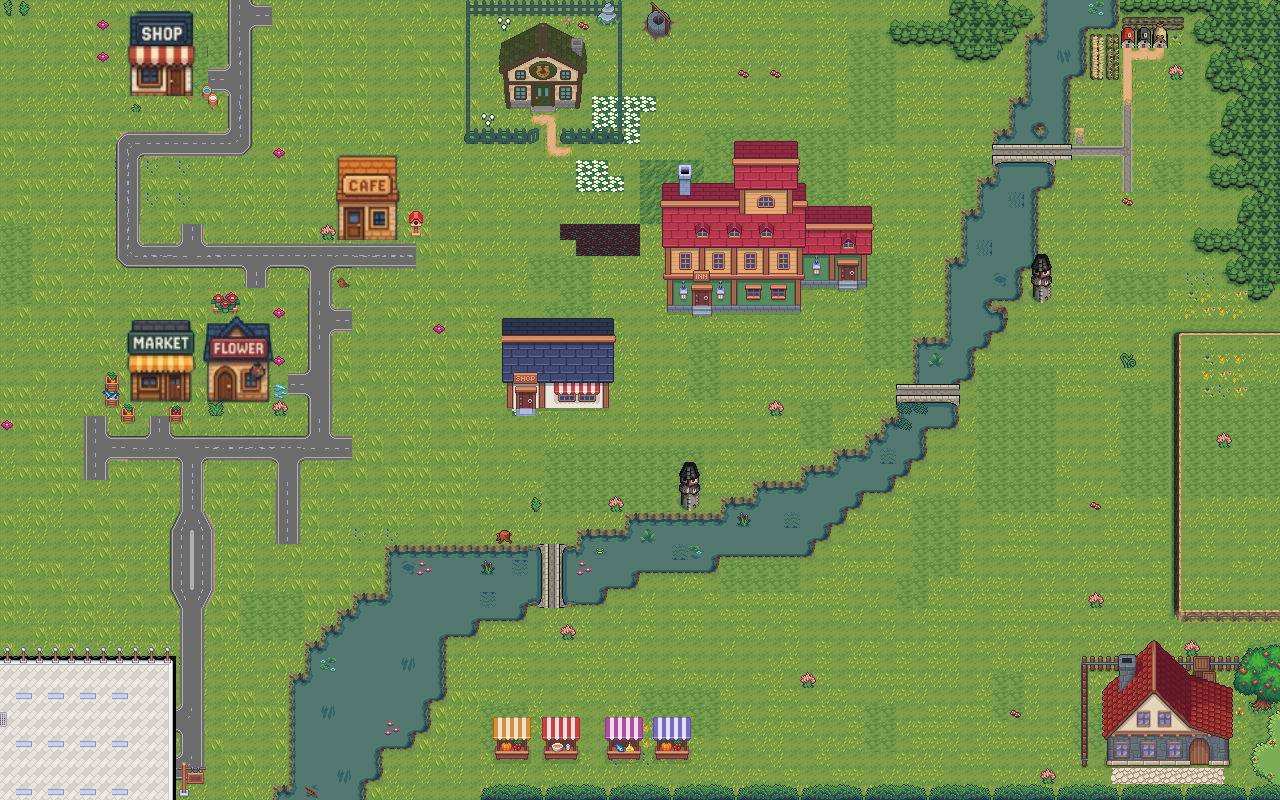

Tiled map render using the project's own tile images. Description and the map definition, with tile-layer contents summarised, below:
An orthogonal 80x50 tile map with 16x16 px tiles, 9 tile layers (Ground, Hill, Water, Bridge, ...), 10 tilesets and 8 objects (car_route_1, dog_area_1).

<map version="1.10" tiledversion="1.11.2" orientation="orthogonal" renderorder="right-down" width="80" height="50" tilewidth="16" tileheight="16" infinite="0" nextlayerid="16" nextobjectid="20">
 <tileset firstgid="1" source="GRASS+.tsx" />
 <tileset firstgid="351" source="overworld_tileset_grass.tsx" />
 <tileset firstgid="603" name="create water tile no" tilewidth="16" tileheight="16" tilecount="4096" columns="64">
  <image source="create water tile no.png" width="1024" height="1024" />
 </tileset>
 <tileset firstgid="4725" source="pixil-frame-0 (3).tsx" />
 <tileset firstgid="4893" source="Overview.tsx" />
 <tileset firstgid="22113" source="free version.tsx" />
 <tileset firstgid="22212" source="RedHouse.tsx" />
 <tileset firstgid="23181" source="road1.tsx" />
 <tileset firstgid="23406" source="road2.tsx" />
 <tileset firstgid="23790" source="store2.tsx" />
 <layer id="1" name="Ground" width="80" height="50">
  <data>[4000 cells, 4000 non-empty, 22 distinct tile ids]</data>
 </layer>
 <layer id="8" name="Hill" width="80" height="50">
  <data>[4000 cells, 31 non-empty, 5 distinct tile ids]</data>
 </layer>
 <layer id="3" name="Water" width="80" height="50">
  <data>[4000 cells, 342 non-empty, 20 distinct tile ids]</data>
 </layer>
 <layer id="6" name="Bridge" width="80" height="50">
  <data>[4000 cells, 30 non-empty, 7 distinct tile ids]</data>
 </layer>
 <layer id="9" name="Road" width="80" height="50">
  <data>[4000 cells, 256 non-empty, 98 distinct tile ids]</data>
 </layer>
 <objectgroup id="12" name="Object">
  <object id="1" x="610.5" y="748" width="16" height="16">
   <properties>
    <property name="type" value="box" />
   </properties>
  </object>
  <object id="2" x="1185.8" y="753.833">
   <properties>
    <property name="type" value="delivery_point" />
   </properties>
   <point />
  </object>
  <object id="12" x="240.625" y="17.875">
   <properties>
    <property name="path" value="car_route_1" />
    <property name="type" value="car" />
   </properties>
   <point />
  </object>
  <object id="13" x="1011.25" y="575.75">
   <properties>
    <property name="type" value="dog" />
    <property name="zone" value="dog_area_1" />
   </properties>
   <point />
  </object>
 </objectgroup>
 <objectgroup id="13" name="Path">
  <object id="5" name="car_route_1" x="239" y="4.5">
   <properties>
    <property name="carpath" value="car_route_1" />
   </properties>
   <polyline points="0,0 -0.5,131.5 -1.5,138 -105.5,138.5 -112,144.5 -110.5,238 -108,249 22,250 169,250 82.5,249.5 80.5,437 80,444.5 -137,442 -52,442 -45,442 -46.5,506 -35.5,525 -36,585 -43.5,597 -45,598.5 -46,599 -47,766 -48.4227,602.002 -59.5,590 -62.5,566 -58.5,525 -45.5,503.5 -44.5,443 48,444.5 48,527.5 49,446 107.5,444" />
  </object>
  <object id="6" name="dog_area_1" x="821.67" y="449.833" width="442.667" height="330.167">
   <properties>
    <property name="dogzone" value="dog_area_1" />
   </properties>
  </object>
  <object id="9" x="1144" y="570.5">
   <properties>
    <property name="type" value="dog" />
    <property name="zone" value="dog_area_1" />
   </properties>
   <point />
  </object>
  <object id="11" x="241" y="19">
   <properties>
    <property name="path" value="car_route_1" />
    <property name="type" value="car" />
   </properties>
   <point />
  </object>
 </objectgroup>
 <layer id="2" name="Plants" width="80" height="50">
  <data>[4000 cells, 146 non-empty, 53 distinct tile ids]</data>
 </layer>
 <layer id="10" name="Fence" width="80" height="50">
  <data>[4000 cells, 93 non-empty, 26 distinct tile ids]</data>
 </layer>
 <layer id="11" name="Decor" width="80" height="50">
  <data>[4000 cells, 57 non-empty, 50 distinct tile ids]</data>
 </layer>
 <layer id="7" name="Buildings" width="80" height="50">
  <data>[4000 cells, 637 non-empty, 519 distinct tile ids]</data>
 </layer>
</map>
